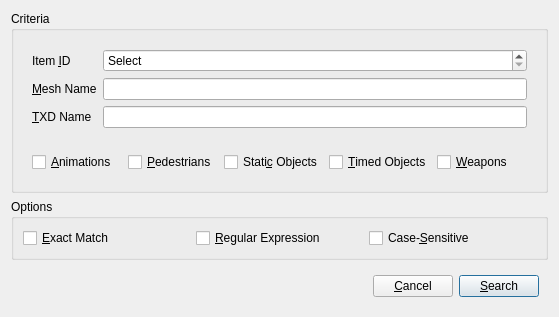
<?xml version="1.0" encoding="UTF-8"?>
<ui version="4.0">
 <class>IDESearchWidget</class>
 <widget class="QDialog" name="IDESearchWidget">
  <property name="geometry">
   <rect>
    <x>0</x>
    <y>0</y>
    <width>559</width>
    <height>273</height>
   </rect>
  </property>
  <property name="windowTitle">
   <string>Search Item Definition</string>
  </property>
  <layout class="QVBoxLayout" name="verticalLayout">
   <item>
    <widget class="QGroupBox" name="groupBox">
     <property name="title">
      <string>Criteria</string>
     </property>
     <layout class="QVBoxLayout" name="verticalLayout_2">
      <item>
       <widget class="QWidget" name="widget" native="true">
        <layout class="QFormLayout" name="formLayout">
         <item row="0" column="0">
          <widget class="QLabel" name="label">
           <property name="text">
            <string>Item &amp;ID</string>
           </property>
           <property name="buddy">
            <cstring>idSpinner</cstring>
           </property>
          </widget>
         </item>
         <item row="0" column="1">
          <widget class="QSpinBox" name="idSpinner">
           <property name="sizePolicy">
            <sizepolicy hsizetype="Expanding" vsizetype="Fixed">
             <horstretch>0</horstretch>
             <verstretch>0</verstretch>
            </sizepolicy>
           </property>
           <property name="wrapping">
            <bool>false</bool>
           </property>
           <property name="buttonSymbols">
            <enum>QAbstractSpinBox::UpDownArrows</enum>
           </property>
           <property name="specialValueText">
            <string>Select</string>
           </property>
           <property name="accelerated">
            <bool>false</bool>
           </property>
           <property name="suffix">
            <string/>
           </property>
           <property name="prefix">
            <string/>
           </property>
           <property name="minimum">
            <number>-1</number>
           </property>
           <property name="maximum">
            <number>2147483647</number>
           </property>
           <property name="value">
            <number>-1</number>
           </property>
          </widget>
         </item>
         <item row="1" column="0">
          <widget class="QLabel" name="label_2">
           <property name="text">
            <string>&amp;Mesh Name</string>
           </property>
           <property name="buddy">
            <cstring>meshNameField</cstring>
           </property>
          </widget>
         </item>
         <item row="1" column="1">
          <widget class="QLineEdit" name="meshNameField"/>
         </item>
         <item row="2" column="0">
          <widget class="QLabel" name="label_3">
           <property name="text">
            <string>&amp;TXD Name</string>
           </property>
           <property name="buddy">
            <cstring>txdNameField</cstring>
           </property>
          </widget>
         </item>
         <item row="2" column="1">
          <widget class="QLineEdit" name="txdNameField"/>
         </item>
        </layout>
       </widget>
      </item>
      <item>
       <widget class="QWidget" name="widget_3" native="true">
        <layout class="QHBoxLayout" name="horizontalLayout_3">
         <item>
          <widget class="QCheckBox" name="animBox">
           <property name="text">
            <string>&amp;Animations</string>
           </property>
          </widget>
         </item>
         <item>
          <widget class="QCheckBox" name="pedBox">
           <property name="text">
            <string>&amp;Pedestrians</string>
           </property>
          </widget>
         </item>
         <item>
          <widget class="QCheckBox" name="sobjBox">
           <property name="text">
            <string>Stati&amp;c Objects</string>
           </property>
          </widget>
         </item>
         <item>
          <widget class="QCheckBox" name="tobjBox">
           <property name="text">
            <string>&amp;Timed Objects</string>
           </property>
          </widget>
         </item>
         <item>
          <widget class="QCheckBox" name="weaponBox">
           <property name="text">
            <string>&amp;Weapons</string>
           </property>
          </widget>
         </item>
        </layout>
       </widget>
      </item>
     </layout>
    </widget>
   </item>
   <item>
    <widget class="QGroupBox" name="groupBox">
     <property name="title">
      <string>Options</string>
     </property>
     <layout class="QHBoxLayout" name="horizontalLayout_2">
      <item>
       <widget class="QCheckBox" name="exactBox">
        <property name="text">
         <string>&amp;Exact Match</string>
        </property>
       </widget>
      </item>
      <item>
       <widget class="QCheckBox" name="regexBox">
        <property name="text">
         <string>&amp;Regular Expression</string>
        </property>
       </widget>
      </item>
      <item>
       <widget class="QCheckBox" name="caseBox">
        <property name="text">
         <string>Case-&amp;Sensitive</string>
        </property>
       </widget>
      </item>
     </layout>
    </widget>
   </item>
   <item>
    <widget class="QWidget" name="widget_2" native="true">
     <layout class="QHBoxLayout" name="horizontalLayout">
      <item>
       <spacer name="horizontalSpacer">
        <property name="orientation">
         <enum>Qt::Horizontal</enum>
        </property>
        <property name="sizeHint" stdset="0">
         <size>
          <width>40</width>
          <height>20</height>
         </size>
        </property>
       </spacer>
      </item>
      <item>
       <widget class="QPushButton" name="cancelButton">
        <property name="text">
         <string>&amp;Cancel</string>
        </property>
       </widget>
      </item>
      <item>
       <widget class="QPushButton" name="searchButton">
        <property name="text">
         <string>&amp;Search</string>
        </property>
        <property name="default">
         <bool>true</bool>
        </property>
       </widget>
      </item>
     </layout>
    </widget>
   </item>
  </layout>
 </widget>
 <resources/>
 <connections/>
</ui>
